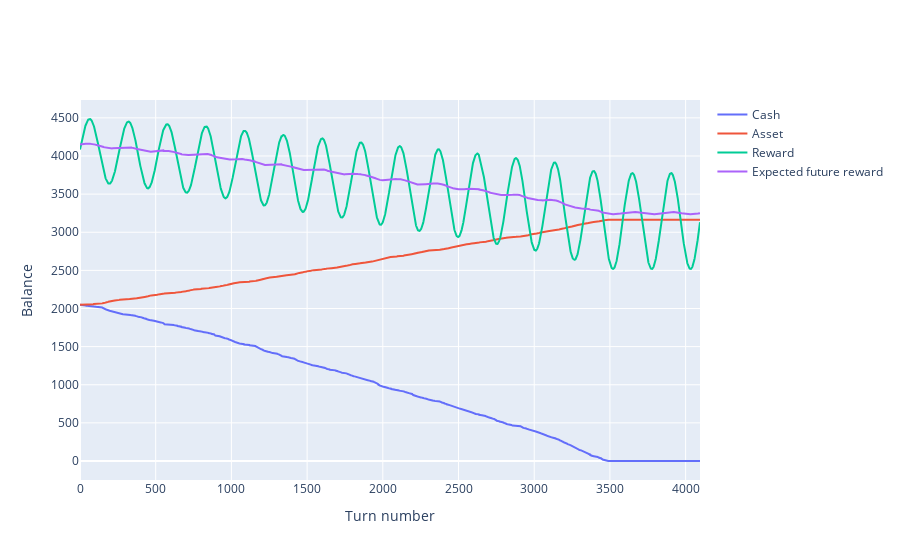

Notebook cell for this chart:
### Code cell
balance_plot(turn_results)

### Figure 1 — Plotly figure (JSON) as saved in the notebook; plotly's stock layout.template omitted (floating-point values rounded to 4 significant figures; data arrays with more than 128 entries replaced by an {"elided": "..."} marker saying what was removed)
{"data": [{"name": "Cash", "type": "scatter", "y": {"elided": "4096 float values"}}, {"name": "Asset", "type": "scatter", "y": {"elided": "4096 float values"}}, {"name": "Reward", "type": "scatter", "y": {"elided": "4096 float values"}}, {"name": "Expected future reward", "type": "scatter", "y": {"elided": "4096 float values"}}], "layout": {"xaxis": {"title": {"text": "Turn number"}}, "yaxis": {"title": {"text": "Balance"}}}}
